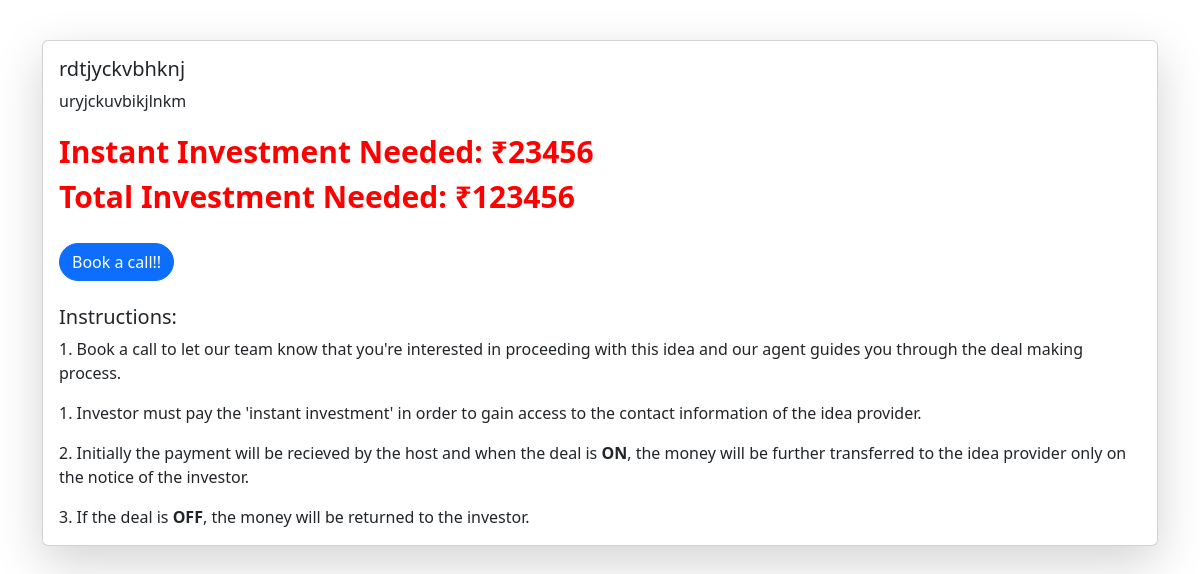
Page /invest_idea/16/ (signed in) on the committed database.
### app/models.py (models this page shows)
class Idea(models.Model):
    approved_choices = [
        ('Yes', 'Yes'),
        ('No', 'No'),
    ]
    idea_title = models.CharField(max_length=255)
    idea_description = models.CharField(max_length=1000)
    idea_instant_investment = models.IntegerField()
    idea_total_investment = models.IntegerField()
    idea_industry = models.CharField(max_length=50,blank=True, null=True)
    uploaded_by = models.ForeignKey(User, on_delete=models.CASCADE,blank=True, null=True)
    idea_posted_by_name= models.CharField(max_length=50,blank=True, null=True)
    idea_posted_by_mail= models.CharField(max_length=50,blank=True, null=True)
    idea_posted_by_mobile= models.IntegerField(blank=True, null=True)
    idea_posted_by_address= models.CharField(max_length=1000,blank=True, null=True)
    posted_datetime = models.DateTimeField(auto_now=True)
    idea_approved= models.CharField(max_length=3,choices=approved_choices,default='No')

### app/views.py (the view)
# urls.py: path('invest_idea/<int:Idea_id>/', views.invest_idea, name='invest_idea'),
@login_required(login_url='Userlogin')
def invest_idea(request , Idea_id):
    referrer = request.META.get('HTTP_REFERER')
    token = Token.objects.get(user=request.user)
    Ideas = Idea.objects.get(id= Idea_id)
    ideaViewed = Idea_viewed.objects.filter(user = request.user, Idea = Ideas)
    if not ideaViewed.exists():
        if token.balance >= 50:
            token.balance-=50
            token.save()
            Ideaviewed = Idea_viewed(user=request.user, Idea=Ideas)
            Ideaviewed.save()
            return render(request, 'invest_idea.html', {'Ideas':Ideas,'Idea_id':Idea_id})
        else:
            messages.success(request,'Insufficient Tokens')
            return redirect(deposit)
    elif  ideaViewed.exists() :
         return render(request, 'invest_idea.html', {'Ideas':Ideas,'Idea_id':Idea_id})

### templates/invest_idea.html (shortened to what this page needs)
<!DOCTYPE html>
<html lang="en">
<head>
    <link href="https://cdn.jsdelivr.net/npm/bootstrap@5.3.1/dist/css/bootstrap.min.css" rel="stylesheet">
</head>
<body >
  <div style=" height: 100vh; margin-top: 40px;" class="container custom">
    <form action="{%url 'agent_call_request' Idea_id%}">
        <div class="card shadow-lg" style="width: 100%; margin-right: 20px; margin-bottom: 20px; ">
          <div class="card-body" >
            <h5 class="card-title">{{Ideas.idea_title}}</h5>
            <p class="card-text">{{Ideas.idea_description}}</p>
             <a  style="text-decoration: none; color: red; font-weight: 900; font-size: 30px;">Instant Investment Needed: ₹{{Ideas.idea_instant_investment}} </a> <br>
            <a   style="text-decoration: none; color: red; font-weight: 900; font-size: 30px;">Total Investment Needed: ₹{{Ideas.idea_total_investment}} </a> <br><br>
            <button class="btn btn-primary" type="submit" style=" border-radius: 3em;" >Book a call!!</button> <br> <br>
            <h5 class="card-title">Instructions:</h5>
            <p class="card-text">1. Book a call to let our team know that you're interested in proceeding with this idea and our agent guides you through the deal making process.</p>
            <p class="card-text">1. Investor must pay the 'instant investment' in order to gain access to the contact information of the idea provider.</p>
            <p class="card-text">2. Initially the payment will be recieved by the host and when the deal is <strong>ON</strong>, the money will be further transferred to the idea provider only on the notice of the investor.</p>
            <p class="card-text">3. If the deal is <strong>OFF</strong>, the money will be returned to the investor.</p>
          </div>
        </div></form></div>
</body>
</html>

### rows in the picture
Idea: idea_title "rdtjyckvbhknj", idea_description "uryjckuvbikjlnkm", idea_instant_investment "23456", idea_total_investment "123456"
